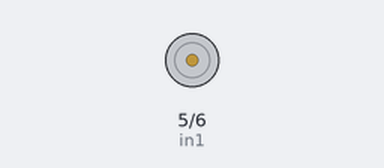
Recording of a program running on a simulated Raspberry Pi (BCM pin numbers). Shown: motor-driver pin pairs drawn as motors (green arrow = first pin HIGH = forward, orange = second pin HIGH = backward, longer = more drive). At 10.0 s the program stops and its outputs stay as they are.

Above: at 0.1 s.
At 10.1 s:
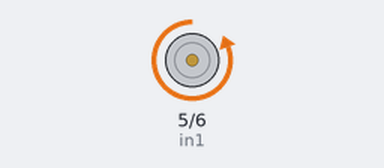
Timing chart, 0 to 11.5 s (numbered marks = the images above):
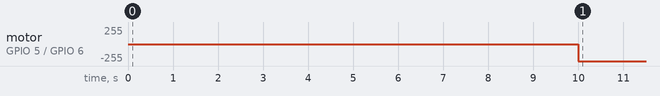

Measured:
- by itself, motor on GPIO 5 (in1) / GPIO 6 (in2): stopped → backward 255/255 at 10.0 s

The program:

relay.py
```python
import RPi.GPIO as GPIO
import time, sys
from time import sleep

in1 = 5
in2 = 6

GPIO.setmode(GPIO.BCM)
GPIO.setup(in1,GPIO.OUT)
GPIO.setup(in2,GPIO.OUT)
GPIO.output(in1,False)
GPIO.output(in2,False)

#GPIO.output(in1,True)
GPIO.output(in2,False)
sleep(10)        #time to open       #give x according to the release value, i.e 1lt or 2lts
#GPIO.output(in1,False)
GPIO.output(in2,True)
#sleep(20)       #time to close       #we do not keep any holding time
```
